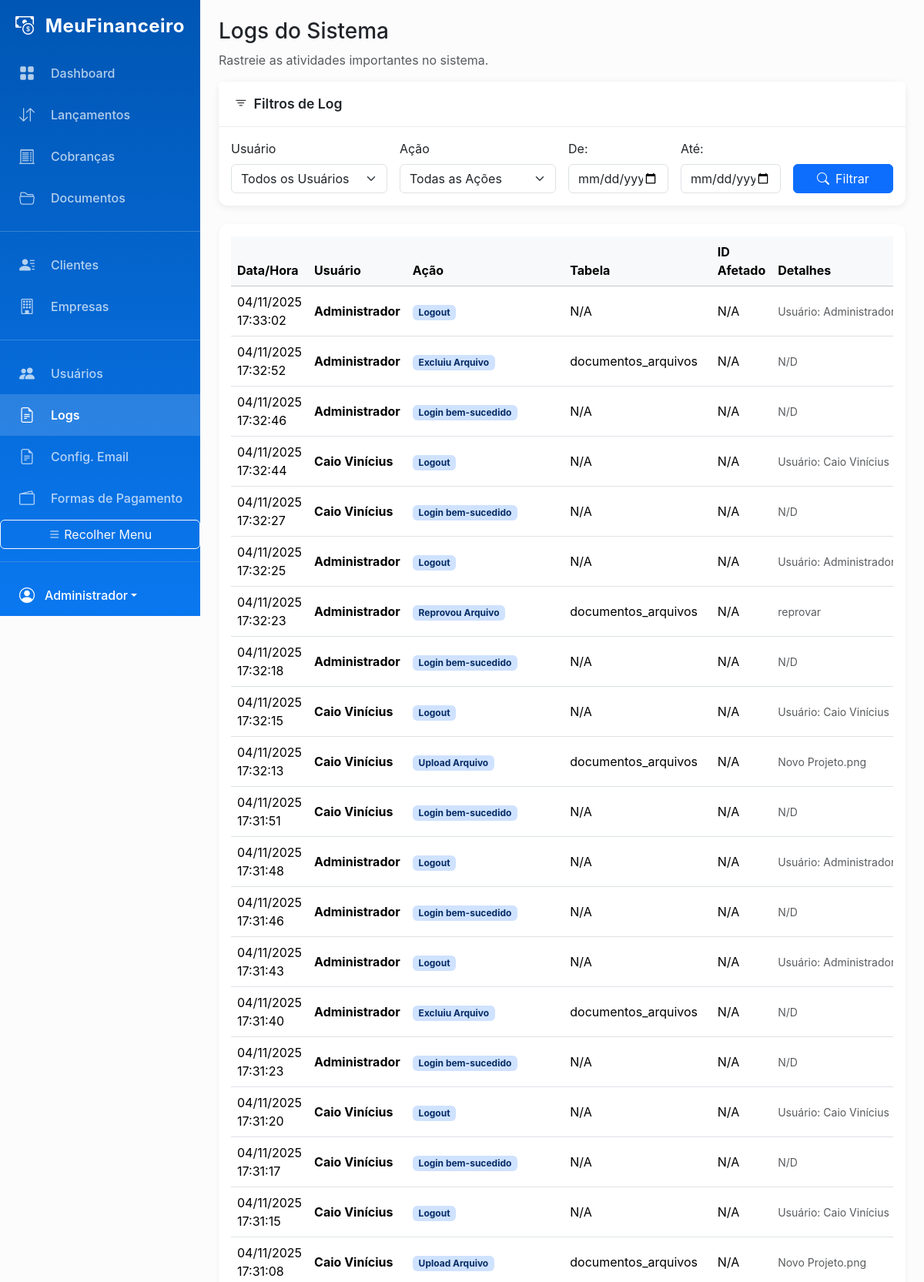
The page /index.php?page=logs (signed in, upper part) on the database its author committed.
### tables this page shows
CREATE TABLE `logs` (
  `id` int(11) NOT NULL,
  `id_usuario` int(11) DEFAULT NULL,
  `acao` varchar(255) NOT NULL,
  `tabela_afetada` varchar(50) DEFAULT NULL,
  `id_registro_afetado` int(11) DEFAULT NULL,
  `detalhes` text DEFAULT NULL,
  `timestamp` datetime DEFAULT current_timestamp()
);

CREATE TABLE `usuarios` (
  `id` int(11) NOT NULL,
  `nome` varchar(100) NOT NULL,
  `email` varchar(100) NOT NULL,
  `telefone` varchar(20) DEFAULT NULL,
  `senha` varchar(255) NOT NULL,
  `tipo` enum('admin','contador','cliente') NOT NULL,
  `id_cliente_associado` int(11) DEFAULT NULL,
  `acesso_lancamentos` tinyint(1) NOT NULL DEFAULT 0,
  `ativo` tinyint(1) DEFAULT 1
);

### pages/logs.php (the view, shortened to what this page needs)
<?php
global $pdo;
$filtro_data_inicio = $_GET['data_inicio'] ?? null;
$filtro_data_fim = $_GET['data_fim'] ?? null;
$params = [];
$sql = "SELECT l.*, u.nome
        FROM logs l
        LEFT JOIN usuarios u ON l.id_usuario = u.id";
$sql .= " ORDER BY l.timestamp DESC LIMIT 200";
$stmt_logs = $pdo->prepare($sql);
$stmt_logs->execute($params);
$logs = $stmt_logs->fetchAll();
?>
<h3>Logs do Sistema</h3>
<p class="text-muted">Rastreie as atividades importantes no sistema.</p>
<div class="card mb-4">
    <div class="card-header">
        <i class="bi bi-filter me-2"></i> Filtros de Log
    </div>
    <div class="card-body">
        <form method="GET" class="row g-3">
            <div class="col-md-3">
                <label for="usuario_id" class="form-label">Usuário</label>
                <select id="usuario_id" name="usuario_id" class="form-select">
                    <option value="">Todos os Usuários</option>
                </select>
            </div>
            <div class="col-md-3">
                <label for="acao" class="form-label">Ação</label>
                <select id="acao" name="acao" class="form-select">
                    <option value="">Todas as Ações</option>
                </select>
            </div>
            <div class="col-md-2">
                <label for="data_inicio" class="form-label">De:</label>
                <input type="datetime-local" class="form-control" id="data_inicio" name="data_inicio" value="<?php echo htmlspecialchars($filtro_data_inicio ?? ''); ?>">
            </div>
            <div class="col-md-2">
                <label for="data_fim" class="form-label">Até:</label>
                <input type="datetime-local" class="form-control" id="data_fim" name="data_fim" value="<?php echo htmlspecialchars($filtro_data_fim ?? ''); ?>">
            </div>
            <div class="col-md-2 d-flex align-items-end">
                <button type="submit" class="btn btn-primary w-100">
                    <i class="bi bi-search me-2"></i>Filtrar
                </button>
            </div>
        </form>
    </div>
</div>
<div class="card shadow-sm">
    <div class="card-body">
        <div class="table-responsive">
            <table class="table table-hover align-middle">
                <thead class="table-light">
                    <tr>
                        <th>Data/Hora</th>
                        <th>Usuário</th>
                        <th>Ação</th>
                        <th>Tabela</th>
                        <th>ID Afetado</th>
                        <th>Detalhes</th>
                    </tr>
                </thead>
                <tbody>
                    <?php foreach ($logs as $log): ?>
                        <tr>
                            <td><?php echo date('d/m/Y H:i:s', strtotime($log['timestamp'])); ?></td>
                            <td class="fw-bold">
                                <?php echo htmlspecialchars($log['nome'] ?? 'Sistema'); ?>
                            </td>
                            <td><span class="badge bg-primary-subtle text-primary-emphasis"><?php echo htmlspecialchars($log['acao']); ?></span></td>
                            <td><?php echo htmlspecialchars($log['tabela_afetada'] ?? 'N/A'); ?></td>
                            <td><?php echo htmlspecialchars($log['id_afetado'] ?? 'N/A'); ?></td>
                            <td><small class="text-muted" title="<?php echo htmlspecialchars($log['detalhes'] ?? ''); ?>">
                                <?php
                                $detalhes = $log['detalhes'] ?? 'N/D';
                                if (strlen($detalhes) > 70) {
                                    echo htmlspecialchars(substr($detalhes, 0, 70)) . '...';
                                } else {
                                    echo htmlspecialchars($detalhes);
                                }
                                ?>
                            </small></td>
                        </tr>
                    <?php endforeach; ?>
                </tbody>
            </table>
        </div>
    </div>
</div>

### assets/css/style.css (style rules this page uses)
:root { --bs-primary: #0A78F0; --bs-primary-rgb: 10, 120, 240; --bs-primary-darker: #0056b3; --bs-secondary: #6B7280; --bs-success: #10B981; --bs-danger: #EF4444; --bs-warning: #F59E0B; --sidebar-width: 260px; --sidebar-width-collapsed: 80px; }
body { background-color: #f8f9fa; font-family: -apple-system, BlinkMacSystemFont, "Segoe UI", Roboto, "Helvetica Neue", Arial, sans-serif; }
.card { border: none; box-shadow: 0 2px 10px rgba(0, 0, 0, 0.08); border-radius: 0.75rem; height: 100%; }
.card-header { background-color: #fff; border-bottom: 1px solid #e9ecef; font-weight: 600; padding: 1rem 1.25rem; display: flex; align-items: center; font-size: 1.1rem; }

### rows shown on the page
logs: timestamp "04/11/2025 17:33:02", id_usuario.nome "Administrador", acao "Logout", tabela_afetada "N/A", id_afetado "N/A", detalhes "Usuário:…"
logs: timestamp "04/11/2025 17:32:52", id_usuario.nome "Administrador", acao "Excluiu Arquivo", tabela_afetada "documentos_arquivos", id_afetado "N/A", detalhes "N/D"
logs: timestamp "04/11/2025 17:32:46", id_usuario.nome "Administrador", acao "Login bem-sucedido", tabela_afetada "N/A", id_afetado "N/A", detalhes "N/D"
logs: timestamp "04/11/2025 17:32:44", id_usuario.nome "Caio Vinícius", acao "Logout", tabela_afetada "N/A", id_afetado "N/A", detalhes "Usuário: Caio Vinícius"
logs: timestamp "04/11/2025 17:32:27", id_usuario.nome "Caio Vinícius", acao "Login bem-sucedido", tabela_afetada "N/A", id_afetado "N/A", detalhes "N/D"
logs: timestamp "04/11/2025 17:32:25", id_usuario.nome "Administrador", acao "Logout", tabela_afetada "N/A", id_afetado "N/A", detalhes "Usuário:…"
logs: timestamp "04/11/2025 17:32:23", id_usuario.nome "Administrador", acao "Reprovou Arquivo", tabela_afetada "documentos_arquivos", id_afetado "N/A", detalhes "reprovar"
logs: timestamp "04/11/2025 17:32:18", id_usuario.nome "Administrador", acao "Login bem-sucedido", tabela_afetada "N/A", id_afetado "N/A", detalhes "N/D"
logs: timestamp "04/11/2025 17:32:15", id_usuario.nome "Caio Vinícius", acao "Logout", tabela_afetada "N/A", id_afetado "N/A", detalhes "Usuário: Caio Vinícius"
logs: timestamp "04/11/2025 17:32:13", id_usuario.nome "Caio Vinícius", acao "Upload Arquivo", tabela_afetada "documentos_arquivos", id_afetado "N/A", detalhes "Novo Projeto.png"
logs: timestamp "04/11/2025 17:31:51", id_usuario.nome "Caio Vinícius", acao "Login bem-sucedido", tabela_afetada "N/A", id_afetado "N/A", detalhes "N/D"
logs: timestamp "04/11/2025 17:31:48", id_usuario.nome "Administrador", acao "Logout", tabela_afetada "N/A", id_afetado "N/A", detalhes "Usuário:…"
logs: timestamp "04/11/2025 17:31:46", id_usuario.nome "Administrador", acao "Login bem-sucedido", tabela_afetada "N/A", id_afetado "N/A", detalhes "N/D"
logs: timestamp "04/11/2025 17:31:43", id_usuario.nome "Administrador", acao "Logout", tabela_afetada "N/A", id_afetado "N/A", detalhes "Usuário:…"
logs: timestamp "04/11/2025 17:31:40", id_usuario.nome "Administrador", acao "Excluiu Arquivo", tabela_afetada "documentos_arquivos", id_afetado "N/A", detalhes "N/D"
logs: timestamp "04/11/2025 17:31:23", id_usuario.nome "Administrador", acao "Login bem-sucedido", tabela_afetada "N/A", id_afetado "N/A", detalhes "N/D"
logs: timestamp "04/11/2025 17:31:20", id_usuario.nome "Caio Vinícius", acao "Logout", tabela_afetada "N/A", id_afetado "N/A", detalhes "Usuário: Caio Vinícius"
logs: timestamp "04/11/2025 17:31:17", id_usuario.nome "Caio Vinícius", acao "Login bem-sucedido", tabela_afetada "N/A", id_afetado "N/A", detalhes "N/D"
logs: timestamp "04/11/2025 17:31:15", id_usuario.nome "Caio Vinícius", acao "Logout", tabela_afetada "N/A", id_afetado "N/A", detalhes "Usuário: Caio Vinícius"
logs: timestamp "04/11/2025 17:31:08", id_usuario.nome "Caio Vinícius", acao "Upload Arquivo", tabela_afetada "documentos_arquivos", id_afetado "N/A", detalhes "Novo Projeto.png"

### other values the page prints
$_SESSION['user_nome'] "Administrador"
